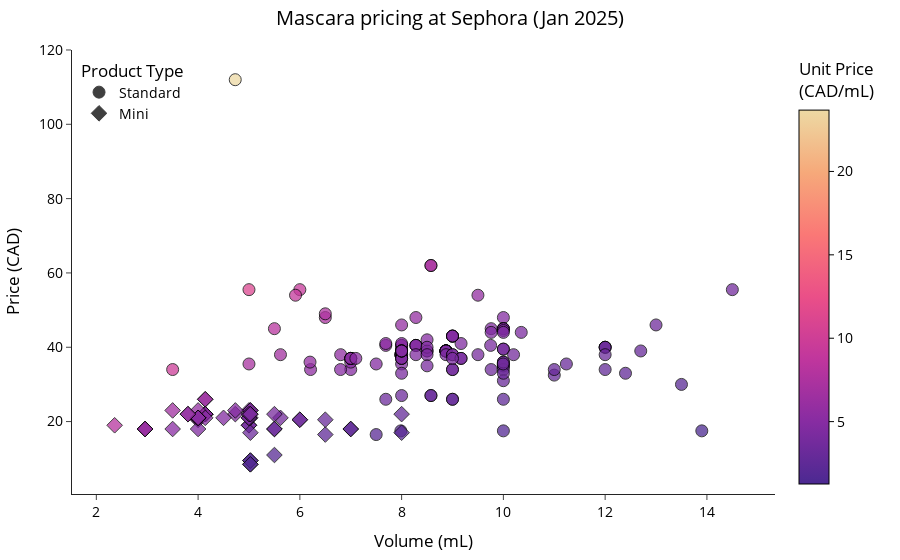

This figure's notebook cell:
### Markdown cell above
### Day 1 - Basic scatter, mascara pricing at sephora

### Code cell
df.loc[df['size_refinement'].isna(),'size_refinement'] = 'Standard'
mascaras = df[df['category_root_name_l3']=='Mascara']

mascaras = mascaras[~mascaras['target_url'].str.contains('serum')]
mascaras = mascaras[mascaras['unit_ml']<20]



fig = px.scatter(
    mascaras, 
    x="unit_ml", 
    y="price", 
    symbol='size_refinement', 
    color='value_CAD_ml',
    opacity=0.75,
    title='Mascara pricing at Sephora (Jan 2025)',
    color_continuous_scale=px.colors.sequential.Agsunset,
    custom_data=["brand_name", "target_url", "product_code"]  # Add additional custom data
)

fig.update_traces(
    marker=dict(
        size=12,
        line=dict(
            width=1,
            color='black'
        )
    ),
    selector=dict(mode='markers'),
    hovertemplate=(
            "<b>Product Code:</b> %{customdata[2]}<br>" +
            "<b>Brand:</b> %{customdata[0]}<br>" +
            "<b>Product URL:</b> %{customdata[1]}<br>" +
            "<b>Price (CAD):</b> %{y}<br>" +
            "<b>Volume (mL):</b> %{x}<br>" +
            "<b>Unit Price (CAD/mL):</b> %{marker.color:.2}"
    )    
)


fig.update_layout(
     font=dict(
        # family="Geist, serif",  # Font family (as defined in Google Fonts)
        size=14,                     # Font size
        color="black"                # Font color
    ),
    title=dict(
        x=0.5,
        font=dict(
            size=20
        )),
    legend=dict(
        title='Product Type',
        yanchor="top",
        y=0.99,
        xanchor="left",
        x=0.01,
    ),
    margin=dict(l=50, r=50, t=50, b=50),
    template='simple_white',
    xaxis_title="Volume (mL)", 
    yaxis_title="Price (CAD)",
    coloraxis=dict(
        colorbar=dict(
            title=dict(
                text="Unit Price <br>(CAD/mL)", 
                side="top"      
            ),
            outlinecolor="black",  
            outlinewidth=1,     
            tickcolor="black",
            tickfont=dict(color="black") 
        )
    )
)

fig.show(height=400, width=600, scale=10)

fig.write_html("../figures/dynamic/scatter_mascara_pricing.html")
fig.write_image("../figures//scatter_mascara_pricing.png", height=400, width=600, scale=10)

### Figure 1 — Plotly figure (JSON) as saved in the notebook; plotly's stock layout.template omitted (floating-point values rounded to 4 significant figures; data arrays with more than 128 entries replaced by an {"elided": "..."} marker saying what was removed)
{"data": [{"customdata": {"elided": "128x3 str values"}, "hovertemplate": "<b>Product Code:</b> %{customdata[2]}<br><b>Brand:</b> %{customdata[0]}<br><b>Product URL:</b> %{customdata[1]}<br><b>Price (CAD):</b> %{y}<br><b>Volume (mL):</b> %{x}<br><b>Unit Price (CAD/mL):</b> %{marker.color:.2}", "legendgroup": "Standard", "marker": {"color": [2.889, 2.889, 3.5, 3.5, 4.8, 7.385, 4.396, 4.396, 4.396, 4.588, 4.396, 4.396, 4.396, 4.396, 4.396, 4.588, 4.396, 4.396, 7.1, 4.733, 3.828, 11.1, 9.25, 3.6, 2.955, 3.95, 3.95, 4.857, 4.759, 4.438, 4.611, 4.5, 4.5, 4.5, 4.45, 2.6, 3.159, 5.797, 4.891, 4.891, 3.148, 3.148, 3.778, 5.475, 3.4, 7.538, 9.13, 5.684, 4.938, 4.508, 4.251, 4.941, 3.1, 4.759, 4, 4.759, 9.714, 4.283, 4.222, 5.267, 3.091, 3.484, 5.062, 8.182, 5.062, 4.891, 4.154, 4.706, 2.833, 3.3, 4.125, 2.661, 3.6, 3.381, 6.763, 3.333, 3.333, 3.333, 5, 5.143, 4.75, 4.222, 5.587, 4.75, 4.589, 2.2, 5.806, 3.167, 4.471, 3.778, 3.538, 5.75, 4.472, 23.68, 2.222, 3.551, 4.036, 4.036, 2.192, 1.259, 1.75, 5.286, 5.286, 5.286, 4.625, 5.286, 5.211, 4.625, 4.625, 4.111, 5.125, 4.875, 4.875, 5.332, 4.875, 3.071, 4.875, 4.875, 3.375, 3.725, 4.118, 4.4, 7.229, 7.229, 4.778, 4.778, 4.778, 4.778], "coloraxis": "coloraxis", "line": {"color": "black", "width": 1}, "opacity": 0.75, "size": 12, "symbol": "circle"}, "mode": "markers", "name": "Standard", "orientation": "v", "showlegend": true, "type": "scatter", "x": [9, 9, 10, 10, 10, 6.5, 8.872, 8.872, 8.872, 8.5, 8.872, 8.872, 8.872, 8.872, 8.872, 8.5, 8.872, 8.872, 5, 7.5, 14.5, 5, 6, 10, 11, 10, 10, 7, 7.985, 8, 9.759, 10, 10, 10, 10, 10, 11.24, 8.281, 8.281, 8.281, 8.576, 8.576, 9, 6.211, 10, 6.5, 5.915, 9.5, 8, 9.759, 10.35, 8.5, 10, 7.985, 9.5, 7.985, 3.5, 8.872, 9, 7.689, 11, 9.759, 8, 5.5, 8, 8.281, 9.75, 8.5, 12, 10, 8, 12.4, 10, 7.689, 5.619, 12, 12, 12, 6.8, 7, 8, 9, 6.802, 8, 8.281, 7.5, 6.2, 12, 8.5, 9, 13, 8, 9.168, 4.73, 13.5, 9.996, 9.168, 9.168, 7.985, 13.9, 10, 7, 7, 7, 8, 7, 7.1, 8, 8, 9, 8, 8, 8, 7.689, 8, 12.7, 8, 8, 8, 10.2, 8.5, 10, 8.576, 8.576, 9, 9, 9, 9], "xaxis": "x", "y": [26, 26, 35, 35, 48, 48, 39, 39, 39, 39, 39, 39, 39, 39, 39, 39, 39, 39, 35.5, 35.5, 55.5, 55.5, 55.5, 36, 32.5, 39.5, 39.5, 34, 38, 35.5, 45, 45, 45, 45, 44.5, 26, 35.5, 48, 40.5, 40.5, 27, 27, 34, 34, 34, 49, 54, 54, 39.5, 44, 44, 42, 31, 38, 38, 38, 34, 38, 38, 40.5, 34, 34, 40.5, 45, 40.5, 40.5, 40.5, 40, 34, 33, 33, 33, 36, 26, 38, 40, 40, 40, 34, 36, 38, 38, 38, 38, 38, 16.5, 36, 38, 38, 34, 46, 46, 41, 112, 30, 35.5, 37, 37, 17.5, 17.5, 17.5, 37, 37, 37, 37, 37, 37, 37, 37, 37, 41, 39, 39, 41, 39, 39, 39, 39, 27, 38, 35, 44, 62, 62, 43, 43, 43, 43], "yaxis": "y"}, {"customdata": {"elided": "58x3 str values"}, "hovertemplate": "<b>Product Code:</b> %{customdata[2]}<br><b>Brand:</b> %{customdata[0]}<br><b>Product URL:</b> %{customdata[1]}<br><b>Price (CAD):</b> %{y}<br><b>Volume (mL):</b> %{x}<br><b>Unit Price (CAD/mL):</b> %{marker.color:.2}", "legendgroup": "Mini", "marker": {"color": [3.8, 3.8, 5.314, 5.314, 5.314, 5.314, 4.649, 5.314, 3.273, 3.273, 5.125, 5.125, 5.143, 2.538, 6.28, 6.28, 3.737, 4.177, 2.571, 6.571, 2.571, 6.086, 6.086, 4.5, 6.086, 4.575, 5.75, 4.6, 3.154, 4, 2.75, 5.25, 5.072, 2, 8.051, 3.417, 3.417, 2.125, 4.575, 1.89, 1.691, 1.89, 1.691, 4.2, 4.667, 5.25, 5.25, 5.25, 5.25, 5.25, 4.2, 5.789, 4.376, 5.789, 4.861, 4.4, 4.376, 3.381], "coloraxis": "coloraxis", "line": {"color": "black", "width": 1}, "opacity": 0.75, "size": 12, "symbol": "diamond"}, "mode": "markers", "name": "Mini", "orientation": "v", "showlegend": true, "type": "scatter", "x": [5, 5, 4.14, 4.14, 4.14, 4.14, 4.732, 4.14, 5.5, 5.5, 4, 4, 3.5, 6.5, 4.14, 4.14, 5.619, 5.028, 7, 3.5, 7, 2.957, 2.957, 4, 2.957, 5.028, 4, 5, 6.5, 5.5, 8, 4, 4.14, 5.5, 2.36, 6, 6, 8, 5.028, 5.028, 5.028, 5.028, 5.028, 5, 4.5, 4, 4, 4, 4, 4, 5, 3.8, 5.028, 3.8, 4.732, 5, 5.028, 5.028], "xaxis": "x", "y": [19, 19, 22, 22, 22, 22, 22, 22, 18, 18, 20.5, 20.5, 18, 16.5, 26, 26, 21, 21, 18, 23, 18, 18, 18, 18, 18, 23, 23, 23, 20.5, 22, 22, 21, 21, 11, 19, 20.5, 20.5, 17, 23, 9.5, 8.5, 9.5, 8.5, 21, 21, 21, 21, 21, 21, 21, 21, 22, 22, 22, 23, 22, 22, 17], "yaxis": "y"}], "layout": {"coloraxis": {"colorbar": {"outlinecolor": "black", "outlinewidth": 1, "tickcolor": "black", "tickfont": {"color": "black"}, "title": {"side": "top", "text": "Unit Price <br>(CAD/mL)"}}, "colorscale": [[0, "rgb(75, 41, 145)"], [0.1667, "rgb(135, 44, 162)"], [0.3333, "rgb(192, 54, 157)"], [0.5, "rgb(234, 79, 136)"], [0.6667, "rgb(250, 120, 118)"], [0.8333, "rgb(246, 169, 122)"], [1, "rgb(237, 217, 163)"]]}, "font": {"color": "black", "size": 14}, "legend": {"title": {"text": "Product Type"}, "tracegroupgap": 0, "x": 0.01, "xanchor": "left", "y": 0.99, "yanchor": "top"}, "margin": {"b": 50, "l": 50, "r": 50, "t": 50}, "title": {"font": {"size": 20}, "text": "Mascara pricing at Sephora (Jan 2025)", "x": 0.5}, "xaxis": {"anchor": "y", "domain": [0, 1], "title": {"text": "Volume (mL)"}}, "yaxis": {"anchor": "x", "domain": [0, 1], "title": {"text": "Price (CAD)"}}}}
